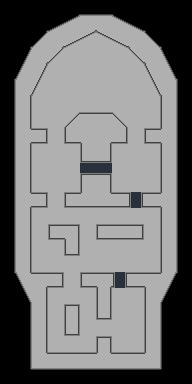

This is a level from a 2D game, rendered from its Tiled map with the project's own tilesets. A one-line summary and the complete map file follow:
An orthogonal 12x24 tile map with 16x16 px tiles, 3 tile layers (Tile Layer 3, Tile Layer 1, Tile Layer 2), 2 tilesets.

<map version="1.0" orientation="orthogonal" renderorder="right-down" width="12" height="24" tilewidth="16" tileheight="16" nextobjectid="1">
 <tileset firstgid="1" name="TilesDoor" tilewidth="16" tileheight="16" tilecount="32" columns="16">
  <image source="../TilesDoor.png" width="256" height="32" />
 </tileset>
 <tileset firstgid="33" source="../Ship.tsx" />
 <layer name="Tile Layer 3" width="12" height="24">
  <data encoding="csv">
0,0,0,0,46,36,36,45,0,0,0,0,
0,0,46,66,62,56,56,58,72,45,0,0,
0,46,73,56,56,56,56,56,56,76,45,0,
0,69,56,56,56,56,56,56,56,56,65,0,
46,57,56,56,56,56,56,56,56,56,61,45,
33,56,56,56,56,56,56,56,56,56,56,35,
33,56,56,56,56,56,56,56,56,56,56,35,
33,56,56,56,56,56,56,56,56,56,56,35,
33,56,56,56,56,56,56,56,56,56,56,35,
33,56,56,56,56,56,56,56,56,56,56,35,
33,56,56,56,56,56,56,56,56,56,56,35,
33,56,56,56,56,56,56,56,56,56,56,35,
33,56,56,56,56,56,56,56,56,56,56,35,
33,56,56,56,56,56,56,56,56,56,56,35,
33,56,56,56,56,56,56,56,56,56,56,35,
33,56,56,56,56,56,56,56,56,56,56,35,
33,56,56,56,56,56,56,56,56,56,56,35,
43,63,56,56,56,56,56,56,56,56,59,44,
0,67,56,56,56,56,56,56,56,56,71,0,
0,33,56,56,56,56,56,56,56,56,35,0,
0,33,56,56,56,56,56,56,56,56,35,0,
0,33,56,56,56,56,56,56,56,56,35,0,
0,33,56,56,56,56,56,56,56,56,35,0,
0,43,34,34,34,34,34,34,34,34,44,0
</data>
 </layer>
 <layer name="Tile Layer 1" width="12" height="24">
  <data encoding="csv">
0,0,0,0,0,0,0,0,0,0,0,0,
0,0,0,0,0,46,45,0,0,0,0,0,
0,0,0,46,66,62,58,72,45,0,0,0,
0,0,46,73,56,56,56,56,76,45,0,0,
0,0,69,56,56,56,56,56,56,65,0,0,
0,46,57,56,56,56,56,56,56,61,45,0,
0,33,56,56,56,56,56,56,56,56,35,0,
0,33,56,56,75,34,34,74,56,56,35,0,
0,47,77,56,39,45,46,40,56,79,49,0,
0,33,56,56,56,35,33,56,56,56,35,0,
0,33,56,56,56,9,11,56,56,56,35,0,
0,33,56,56,56,35,33,56,56,56,35,0,
0,47,77,56,79,36,36,41,8,41,49,0,
0,33,56,56,56,56,56,56,56,56,35,0,
0,33,56,79,37,56,79,41,77,56,35,0,
0,33,56,56,80,56,56,56,56,56,35,0,
0,33,56,56,56,56,56,56,56,56,35,0,
0,43,34,77,56,79,34,8,41,34,44,0,
0,0,33,56,56,56,42,56,56,35,0,0,
0,0,33,56,78,56,80,56,56,35,0,0,
0,0,33,56,80,56,56,56,56,35,0,0,
0,0,33,56,56,56,78,56,56,35,0,0,
0,0,43,34,34,34,48,34,34,44,0,0,
0,0,0,0,0,0,0,0,0,0,0,0
</data>
 </layer>
 <layer name="Tile Layer 2" width="12" height="24">
  <data encoding="csv">
0,0,0,0,0,0,0,0,0,0,0,0,
0,0,0,0,0,0,0,0,0,0,0,0,
0,0,0,0,0,0,0,0,0,0,0,0,
0,0,0,0,0,0,0,0,0,0,0,0,
0,0,0,0,0,0,0,0,0,0,0,0,
0,0,0,0,0,0,0,0,0,0,0,0,
0,0,0,0,0,0,0,0,0,0,0,0,
0,0,0,0,0,0,0,0,0,0,0,0,
0,0,0,0,0,0,0,0,0,0,0,0,
0,0,0,0,0,0,0,0,0,0,0,0,
0,0,0,0,0,0,0,0,0,0,0,0,
0,0,0,0,0,0,0,0,0,0,0,0,
0,0,0,0,0,44,43,0,0,0,0,0,
0,0,0,0,0,0,0,0,0,0,0,0,
0,0,0,0,45,0,0,0,0,0,0,0,
0,0,0,0,0,0,0,0,0,0,0,0,
0,0,0,0,0,0,0,0,0,0,0,0,
0,0,46,0,0,0,50,0,0,45,0,0,
0,0,0,0,0,0,0,0,0,0,0,0,
0,0,0,0,0,0,0,0,0,0,0,0,
0,0,0,0,0,0,0,0,0,0,0,0,
0,0,0,0,0,0,0,0,0,0,0,0,
0,0,0,0,0,0,0,0,0,0,0,0,
0,0,0,0,0,0,0,0,0,0,0,0
</data>
 </layer>
</map>
